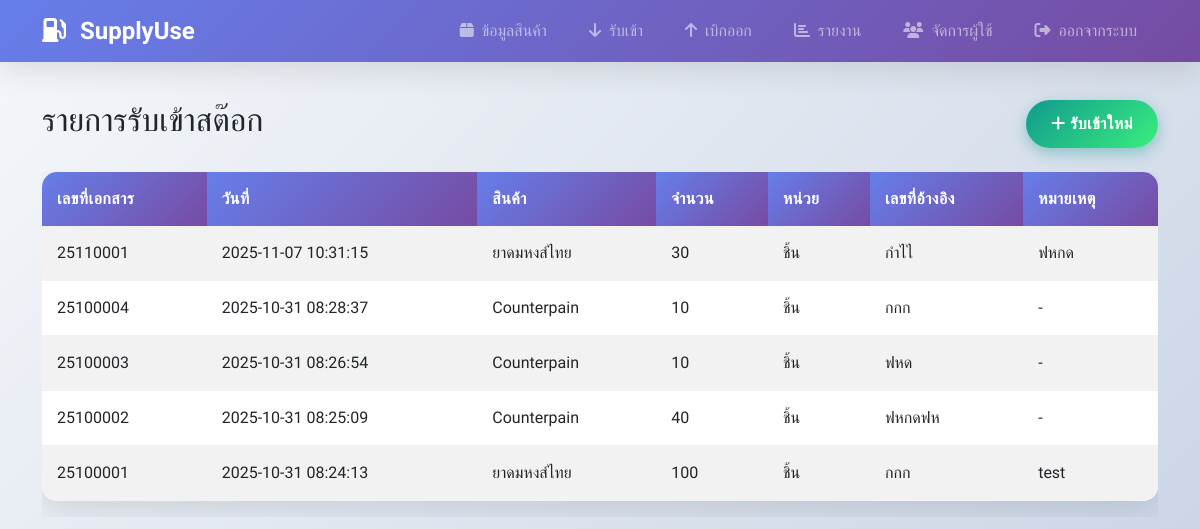
The app's page /stock_in_list, older data.
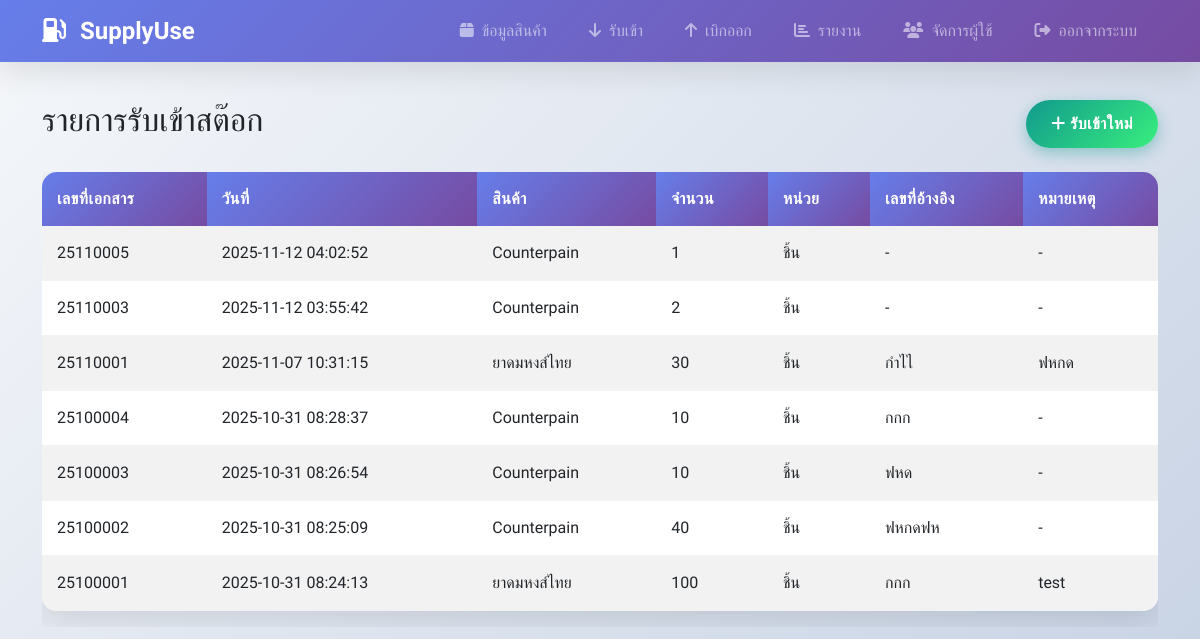
The same page, newer data.
### tables this page shows
CREATE TABLE stock_movements (
            id INTEGER PRIMARY KEY AUTOINCREMENT,
            product_id INTEGER,
            type TEXT CHECK(type IN ('IN', 'OUT')),
            quantity INTEGER,
            reference TEXT,
            notes TEXT,
            created_at TIMESTAMP DEFAULT CURRENT_TIMESTAMP, document_no TEXT,
            FOREIGN KEY (product_id) REFERENCES products (id)
        );

CREATE TABLE products (
            id INTEGER PRIMARY KEY AUTOINCREMENT,
            name TEXT NOT NULL,
            barcode TEXT UNIQUE,
            unit TEXT,
            min_stock INTEGER DEFAULT 0,
            current_stock INTEGER DEFAULT 0,
            image BLOB,
            created_at TIMESTAMP DEFAULT CURRENT_TIMESTAMP
        , description TEXT);

### app.py (the view)
@app.route('/stock_in_list')
def stock_in_list():
    conn = sqlite3.connect('supply_inventory.db')
    c = conn.cursor()
    c.execute('''SELECT sm.*, p.name, p.unit
                FROM stock_movements sm
                JOIN products p ON sm.product_id = p.id
                WHERE sm.type = 'IN'
                ORDER BY sm.created_at DESC''')
    stock_ins = c.fetchall()
    conn.close()
    return render_template('stock_in_list.html', stock_ins=stock_ins)

### templates/stock_in_list.html
{% extends "base.html" %}
{% block content %}
<div class="d-flex justify-content-between align-items-center mb-4">
    <h2>รายการรับเข้าสต๊อก</h2>
    <a href="{{ url_for('stock_in') }}" class="btn btn-success">
        <i class="fas fa-plus"></i> รับเข้าใหม่
    </a>
</div>
<div class="table-responsive">
    <table class="table table-striped">
        <thead>
            <tr>
                <th>เลขที่เอกสาร</th>
                <th>วันที่</th>
                <th>สินค้า</th>
                <th>จำนวน</th>
                <th>หน่วย</th>
                <th>เลขที่อ้างอิง</th>
                <th>หมายเหตุ</th>
            </tr>
        </thead>
        <tbody>
            {% for stock_in in stock_ins %}
            <tr onclick="window.location.href='{{ url_for('stock_in_view', movement_id=stock_in[0]) }}'" style="cursor: pointer;">
                <td>{{ stock_in[7] or '-' }}</td>
                <td>{{ stock_in[6] }}</td>
                <td>{{ stock_in[8] }}</td>
                <td>{{ stock_in[3] }}</td>
                <td>{{ stock_in[9] }}</td>
                <td>{{ stock_in[4] or '-' }}</td>
                <td>{{ stock_in[5] or '-' }}</td>
            </tr>
            {% else %}
            <tr>
                <td colspan="7" class="text-center text-muted">ไม่มีข้อมูลการรับเข้า</td>
            </tr>
            {% endfor %}
        </tbody>
    </table>
</div>
{% endblock %}

Row changes from the older to the newer data that the page shows:
added stock_movements: document_no "25110005", created_at "2025-11-12 04:02:52", name "Counterpain", quantity "1", unit "ชิ้น", reference "-", notes "-"
added stock_movements: document_no "25110003", created_at "2025-11-12 03:55:42", name "Counterpain", quantity "2", unit "ชิ้น", reference "-", notes "-"
